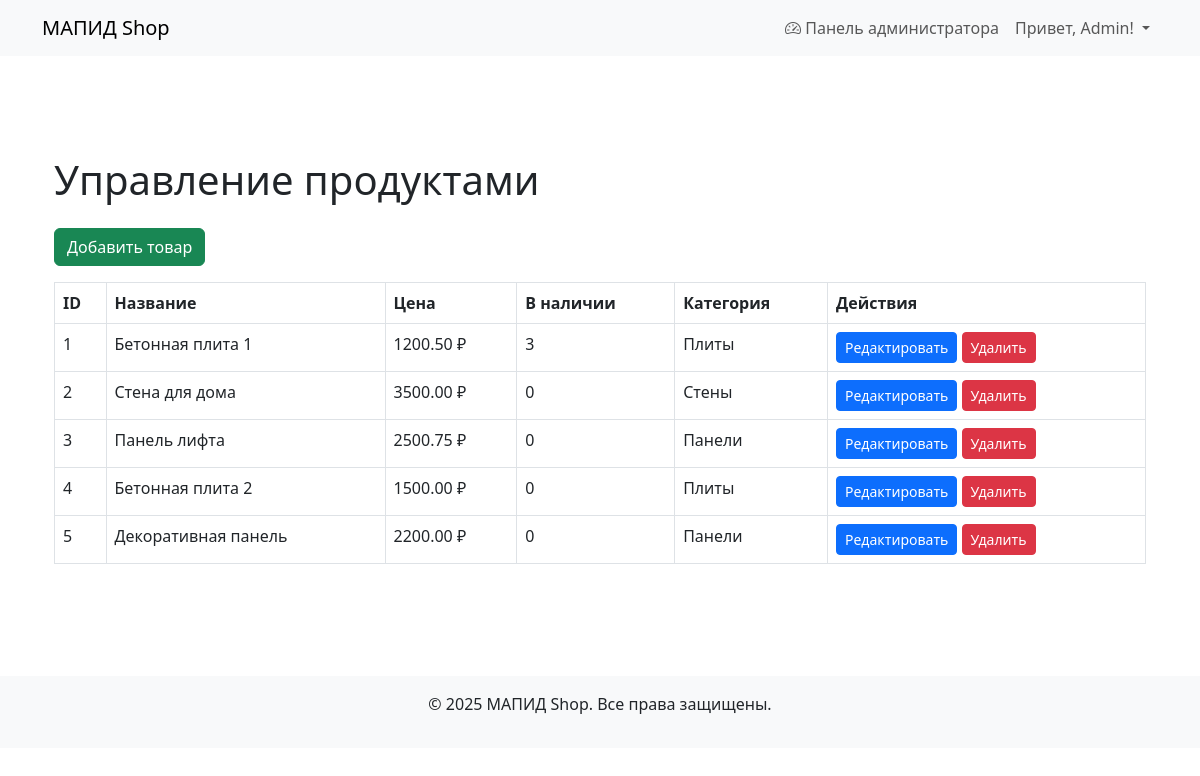
/products_admin.php (signed in), run on the app's committed database.
### tables this page shows
CREATE TABLE `products` (
  `id` int NOT NULL,
  `name` varchar(100) NOT NULL,
  `description` text,
  `price` decimal(10,2) NOT NULL,
  `stock` int DEFAULT '0',
  `image_path` varchar(255) DEFAULT NULL,
  `created_at` timestamp NULL DEFAULT CURRENT_TIMESTAMP,
  `category` varchar(255) NOT NULL,
  `full_description` text NOT NULL,
  `country_of_origin` varchar(255) NOT NULL,
  `dimensions` varchar(255) NOT NULL,
  `weight` varchar(50) NOT NULL
);

### public/products_admin.php (the view, shortened to what this page needs)
<?php
require_once '../config/db.php';
$db = new Database($dbConfig);
$connection = $db->getConnection();
$query = "SELECT id, name, price, stock, category FROM products ORDER BY created_at DESC";
$stmt = $connection->prepare($query);
$stmt->execute();
$products = $stmt->fetchAll(PDO::FETCH_ASSOC);
?>
<!DOCTYPE html>
<html lang="ru">
<head>
    <link href="https://cdn.jsdelivr.net/npm/bootstrap@5.3.0/dist/css/bootstrap.min.css" rel="stylesheet">
</head>
<body>
<?php include 'includes/header.php'; ?>
<div class="container py-5">
    <h1 class="mb-4">Управление продуктами</h1>
    <a href="add_product.php" class="btn btn-success mb-3">Добавить товар</a>
    <table class="table table-bordered">
        <thead>
            <tr>
                <th>ID</th>
                <th>Название</th>
                <th>Цена</th>
                <th>В наличии</th>
                <th>Категория</th>
                <th>Действия</th>
            </tr>
        </thead>
        <tbody>
            <?php foreach ($products as $product): ?>
                <tr>
                    <td><?php echo htmlspecialchars($product['id']); ?></td>
                    <td><?php echo htmlspecialchars($product['name']); ?></td>
                    <td><?php echo htmlspecialchars($product['price']); ?> ₽</td>
                    <td><?php echo htmlspecialchars($product['stock']); ?></td>
                    <td><?php echo htmlspecialchars($product['category']); ?></td>
                    <td>
                        <a href="edit_product.php?id=<?php echo $product['id']; ?>" class="btn btn-primary btn-sm">Редактировать</a>
                        <a href="delete_product.php?id=<?php echo $product['id']; ?>" class="btn btn-danger btn-sm" onclick="return confirm('Вы уверены, что хотите удалить этот товар?');">Удалить</a>
                    </td>
                </tr>
            <?php endforeach; ?>
        </tbody>
    </table>
</div>
<?php include 'includes/footer.php'; ?>
</body>
</html>

### data on the page
products: id "1", name "Бетонная плита 1", price "1200.50", stock "3", category "Плиты"
products: id "2", name "Стена для дома", price "3500.00", stock "0", category "Стены"
products: id "3", name "Панель лифта", price "2500.75", stock "0", category "Панели"
products: id "4", name "Бетонная плита 2", price "1500.00", stock "0", category "Плиты"
products: id "5", name "Декоративная панель", price "2200.00", stock "0", category "Панели"

### other printed values
$_SESSION['user']['name'] "Admin"
